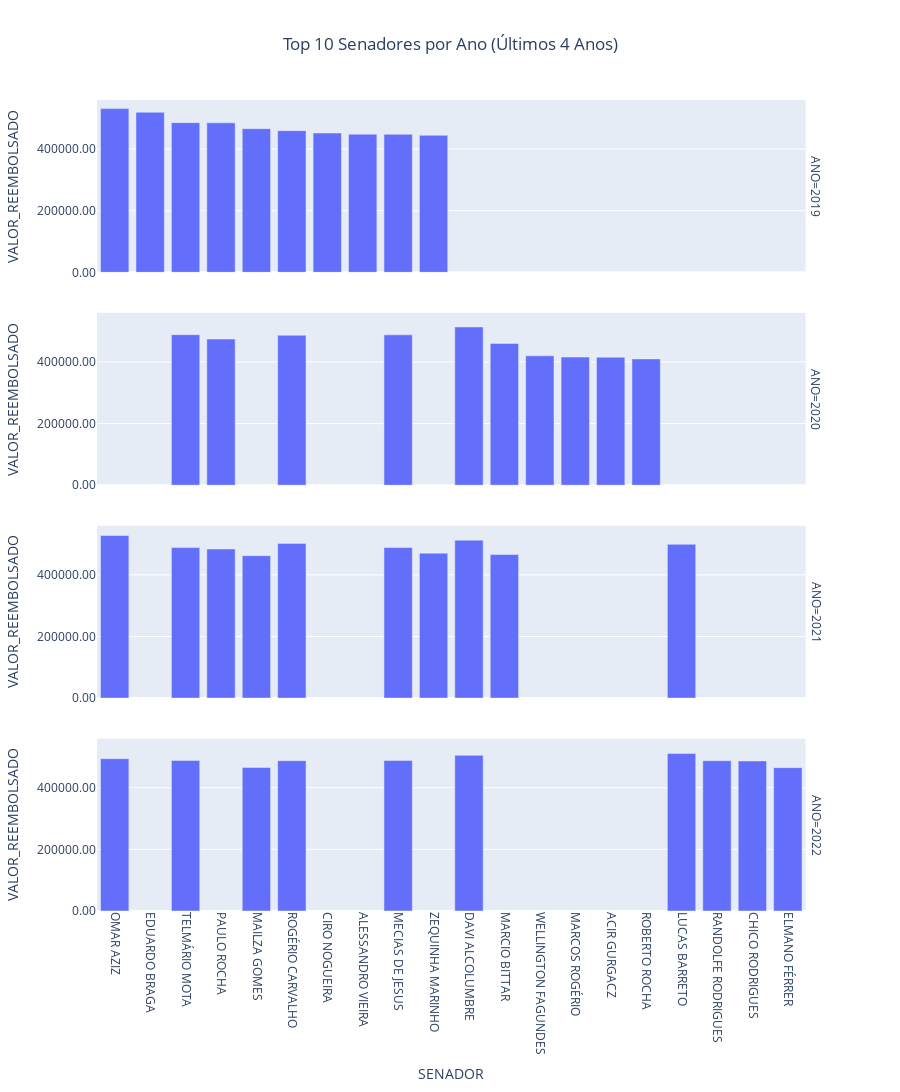

Notebook cell for this chart:
### Markdown cell above
A seguir vamos ver a relação dos senadores com esses reembolsos.

### Code cell
# Agrupar e somar por ano e senador
df_agg = dataset.groupby(['SENADOR', 'ANO'])['VALOR_REEMBOLSADO'].sum().reset_index()

# Selecionar os últimos 4 anos
anos_disponiveis = sorted(df_agg['ANO'].unique())
ultimos_4_anos = anos_disponiveis[-4:]

# Filtrar apenas os últimos 4 anos
df_ultimos_4 = df_agg[df_agg['ANO'].isin(ultimos_4_anos)]

# Top 10 senadores por cada ano
top_10_por_ano = df_ultimos_4.groupby('ANO', group_keys=False) \
                             .apply(lambda x: x.nlargest(10, 'VALOR_REEMBOLSADO')) \
                             .reset_index(drop=True)

# Arredondar VALOR_REEMBOLSADO para 2 casas decimais
top_10_por_ano['VALOR_REEMBOLSADO'] = top_10_por_ano['VALOR_REEMBOLSADO'].round(2)

# Criar o gráfico com Plotly, um ano abaixo do outro
# sharex=False garante que cada subplot terá seu próprio eixo X
fig = px.bar(
    top_10_por_ano,
    x='SENADOR',
    y='VALOR_REEMBOLSADO',
    facet_row='ANO',
    title='Top 10 Senadores por Ano (Últimos 4 Anos)',
    height=1200,
    facet_row_spacing=0.05,   # Ajuste o espaçamento vertical entre os subplots se necessário
)

# Manter os rótulos alinhados e legíveis
fig.update_xaxes(tickangle=90, automargin=True)
fig.update_yaxes(tickformat='.2f', automargin=True)

# Desabilitar eixo X compartilhado para repetir os nomes de senadores em cada subplot
fig.update_layout(
    title_x=0.5,
    showlegend=False,  # Caso não queira legenda repetida
)

# Mostrar o gráfico
fig.show()

### Figure 1 — Plotly figure (JSON) as saved in the notebook; plotly's stock layout.template omitted (floating-point values rounded to 4 significant figures)
{"data": [{"alignmentgroup": "True", "hovertemplate": "ANO=2019<br>SENADOR=%{x}<br>VALOR_REEMBOLSADO=%{y}<extra></extra>", "legendgroup": "", "marker": {"color": "#636efa", "pattern": {"shape": ""}}, "name": "", "offsetgroup": "", "orientation": "v", "showlegend": false, "textposition": "auto", "type": "bar", "x": ["OMAR AZIZ", "EDUARDO BRAGA", "TELMÁRIO MOTA", "PAULO ROCHA", "MAILZA GOMES", "ROGÉRIO CARVALHO", "CIRO NOGUEIRA", "ALESSANDRO VIEIRA", "MECIAS DE JESUS", "ZEQUINHA MARINHO"], "xaxis": "x4", "y": [531300.0, 519600.0, 485800.0, 485100.0, 466300.0, 459900.0, 452100.0, 448400.0, 448000.0, 444700.0], "yaxis": "y4"}, {"alignmentgroup": "True", "hovertemplate": "ANO=2020<br>SENADOR=%{x}<br>VALOR_REEMBOLSADO=%{y}<extra></extra>", "legendgroup": "", "marker": {"color": "#636efa", "pattern": {"shape": ""}}, "name": "", "offsetgroup": "", "orientation": "v", "showlegend": false, "textposition": "auto", "type": "bar", "x": ["DAVI ALCOLUMBRE", "TELMÁRIO MOTA", "MECIAS DE JESUS", "ROGÉRIO CARVALHO", "PAULO ROCHA", "MARCIO BITTAR", "WELLINGTON FAGUNDES", "MARCOS ROGÉRIO", "ACIR GURGACZ", "ROBERTO ROCHA"], "xaxis": "x3", "y": [513609, 488500.0, 488000.0, 486500.0, 474300.0, 460200.0, 420000.0, 415700.0, 415400.0, 409900.0], "yaxis": "y3"}, {"alignmentgroup": "True", "hovertemplate": "ANO=2021<br>SENADOR=%{x}<br>VALOR_REEMBOLSADO=%{y}<extra></extra>", "legendgroup": "", "marker": {"color": "#636efa", "pattern": {"shape": ""}}, "name": "", "offsetgroup": "", "orientation": "v", "showlegend": false, "textposition": "auto", "type": "bar", "x": ["OMAR AZIZ", "DAVI ALCOLUMBRE", "ROGÉRIO CARVALHO", "LUCAS BARRETO", "MECIAS DE JESUS", "TELMÁRIO MOTA", "PAULO ROCHA", "ZEQUINHA MARINHO", "MARCIO BITTAR", "MAILZA GOMES"], "xaxis": "x2", "y": [527700.0, 512600.0, 502100.0, 499100.0, 488700.0, 488400.0, 483900.0, 470200.0, 465800.0, 462300.0], "yaxis": "y2"}, {"alignmentgroup": "True", "hovertemplate": "ANO=2022<br>SENADOR=%{x}<br>VALOR_REEMBOLSADO=%{y}<extra></extra>", "legendgroup": "", "marker": {"color": "#636efa", "pattern": {"shape": ""}}, "name": "", "offsetgroup": "", "orientation": "v", "showlegend": false, "textposition": "auto", "type": "bar", "x": ["LUCAS BARRETO", "DAVI ALCOLUMBRE", "OMAR AZIZ", "TELMÁRIO MOTA", "MECIAS DE JESUS", "ROGÉRIO CARVALHO", "RANDOLFE RODRIGUES", "CHICO RODRIGUES", "MAILZA GOMES", "ELMANO FÉRRER"], "xaxis": "x", "y": [511300.0, 505100.0, 494400.0, 488700.0, 488600.0, 487800.0, 487800.0, 487000.0, 465900.0, 465200.0], "yaxis": "y"}], "layout": {"annotations": [{"font": {}, "showarrow": false, "text": "ANO=2022", "textangle": 90, "x": 0.98, "xanchor": "left", "xref": "paper", "y": 0.1062, "yanchor": "middle", "yref": "paper"}, {"font": {}, "showarrow": false, "text": "ANO=2021", "textangle": 90, "x": 0.98, "xanchor": "left", "xref": "paper", "y": 0.3688, "yanchor": "middle", "yref": "paper"}, {"font": {}, "showarrow": false, "text": "ANO=2020", "textangle": 90, "x": 0.98, "xanchor": "left", "xref": "paper", "y": 0.6313, "yanchor": "middle", "yref": "paper"}, {"font": {}, "showarrow": false, "text": "ANO=2019", "textangle": 90, "x": 0.98, "xanchor": "left", "xref": "paper", "y": 0.8938, "yanchor": "middle", "yref": "paper"}], "barmode": "relative", "height": 1200, "legend": {"tracegroupgap": 0}, "showlegend": false, "title": {"text": "Top 10 Senadores por Ano (Últimos 4 Anos)", "x": 0.5}, "xaxis": {"anchor": "y", "automargin": true, "domain": [0, 0.98], "tickangle": 90, "title": {"text": "SENADOR"}}, "xaxis2": {"anchor": "y2", "automargin": true, "domain": [0, 0.98], "matches": "x", "showticklabels": false, "tickangle": 90}, "xaxis3": {"anchor": "y3", "automargin": true, "domain": [0, 0.98], "matches": "x", "showticklabels": false, "tickangle": 90}, "xaxis4": {"anchor": "y4", "automargin": true, "domain": [0, 0.98], "matches": "x", "showticklabels": false, "tickangle": 90}, "yaxis": {"anchor": "x", "automargin": true, "domain": [0, 0.2125], "tickformat": ".2f", "title": {"text": "VALOR_REEMBOLSADO"}}, "yaxis2": {"anchor": "x2", "automargin": true, "domain": [0.2625, 0.475], "matches": "y", "tickformat": ".2f", "title": {"text": "VALOR_REEMBOLSADO"}}, "yaxis3": {"anchor": "x3", "automargin": true, "domain": [0.525, 0.7375], "matches": "y", "tickformat": ".2f", "title": {"text": "VALOR_REEMBOLSADO"}}, "yaxis4": {"anchor": "x4", "automargin": true, "domain": [0.7875, 1], "matches": "y", "tickformat": ".2f", "title": {"text": "VALOR_REEMBOLSADO"}}}}
